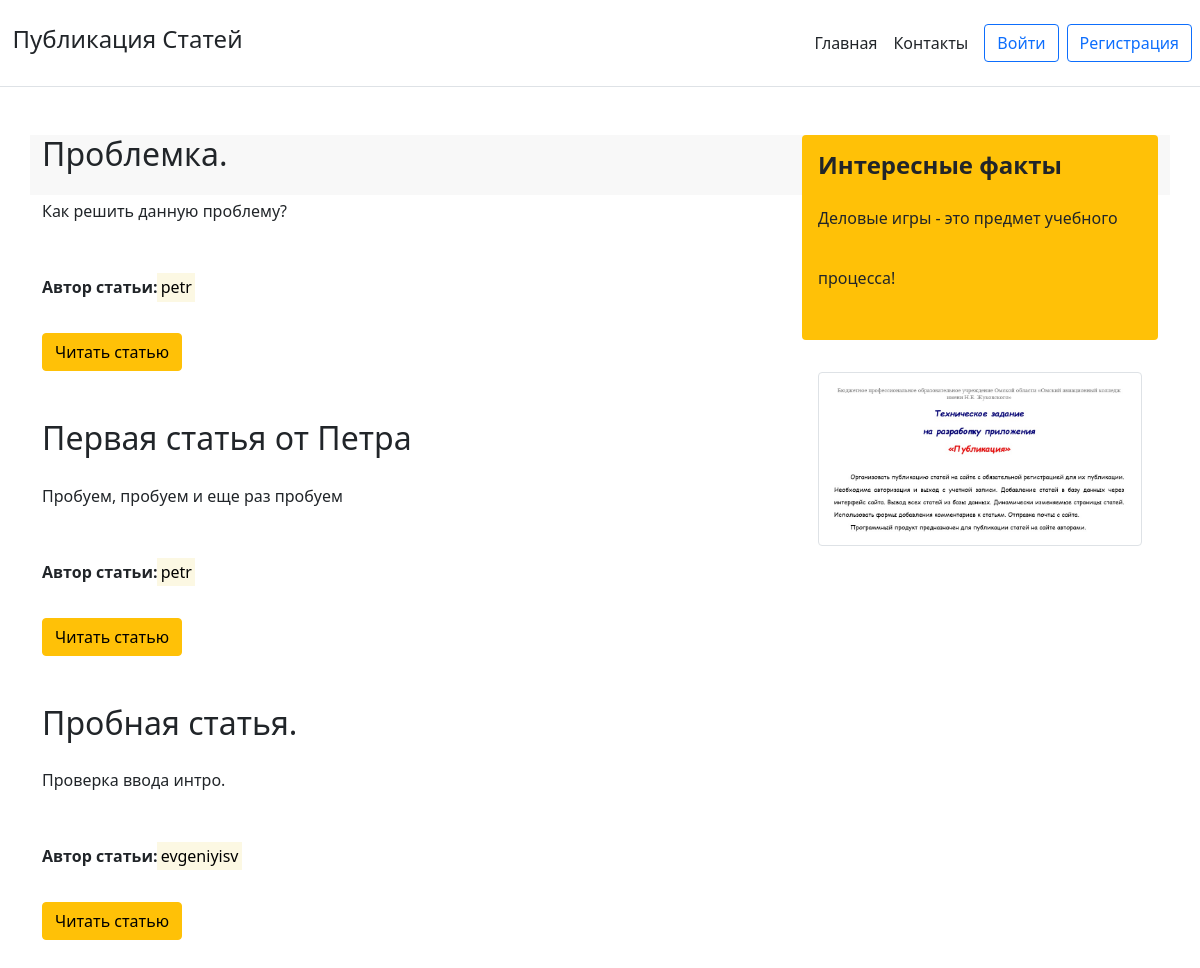
The page / on the database its author committed.
### tables this page shows
CREATE TABLE `articles` (
  `id` int UNSIGNED NOT NULL,
  `title` varchar(255) NOT NULL,
  `intro` text NOT NULL,
  `text` text NOT NULL,
  `date` int UNSIGNED NOT NULL,
  `avtor` varchar(20) NOT NULL
);

### index.php (the view, shortened to what this page needs)
<!doctype html>
<html lang="ru">
<head>
	<?php
		include_once 'blocks/head.php';
	?>
</head>
<body>
	<?php include_once 'blocks/header.php'; ?>
	<main class="container mt-5">
		<div class="row">
			<div class="col-md-8 mb-3">
				<?php
					include_once 'mysql_connect.php';
					$sql = 'SELECT * FROM `articles` ORDER BY `date` DESC';
					$query = $pdo->query($sql);
					while($row = $query->fetch(PDO::FETCH_OBJ)){
						echo "<h2>$row->title</h2>
							<p>$row->intro</p>
							<p><b>Автор статьи:</b><mark>$row->avtor</mark></p>
							<a href='/news.php?id=$row->id' title='$row->title'>
								<button class='btn btn-warning mb-5'>Читать статью</button>
							</a>";
					}
				?>
			</div>
	<?php include_once 'blocks/aside.php'; ?>
		</div>
	</main>
</body>
</html>

### blocks/head.php (shortened to what this page needs)
<link rel="stylesheet" href="css/bootstrap.min.css">
<link rel="stylesheet" href="css/main.css">

### blocks/header.php (shortened to what this page needs)
<div class="d-flex flex-column flex-md-row align-items-center pb-3 mb-4 border-bottom">
	<a href="/" class="d-flex align-items-center text-dark text-decoration-none">
		<span class="fs-4 mt-2">&nbsp Публикация Статей</span>
	</a>
    <nav class="d-inline-flex mt-3 mt-md-3 ms-md-auto">
        <a class="me-3 py-2 text-dark text-decoration-none" href="/">Главная</a>
		<a class="me-3 py-2 text-dark text-decoration-none" href="/contacts.php">Контакты</a>
    </nav>
		<?php
			if($_COOKIE['login'] == ''):
		?>
		<a class="btn btn-outline-primary mt-4 me-2 mb-2" href="/auth.php">Войти</a>
		<a class="btn btn-outline-primary mt-4 me-2 mb-2" href="/reg.php">Регистрация</a>
		<?php
			else:
		?>
		<a class="btn btn-outline-primary mt-4 me-2 mb-2" href="/auth.php">Кабинет пользователя</a>
		<?php
			endif;
		?>
    </div>

### blocks/aside.php
<aside class="col-md-4">
	<div class="p-3 mb-3 bg-warning rounded">
		<h4><b>Интересные факты</b></h4>
		<p class="dline">Деловые игры - это предмет учебного процесса!</p>
	</div>
	<div class="p-3 mb-3">
	<img class="img-thumbnail" src="img/002.jpg">
	</div>
</aside>

### css/main.css (style rules this page uses)
* { padding: 0; margin: 0; }
.container { width: 100%; height: 60px; line-height: 60px; background-color: #f8f8f8; }

### rows shown on the page
articles: title "Проблемка.", intro "Как решить данную проблему?", avtor "petr"
articles: title "Первая статья от Петра", intro "Пробуем, пробуем и еще раз пробуем", avtor "petr"
articles: title "Пробная статья.", intro "Проверка ввода интро.", avtor "evgeniyisv"
